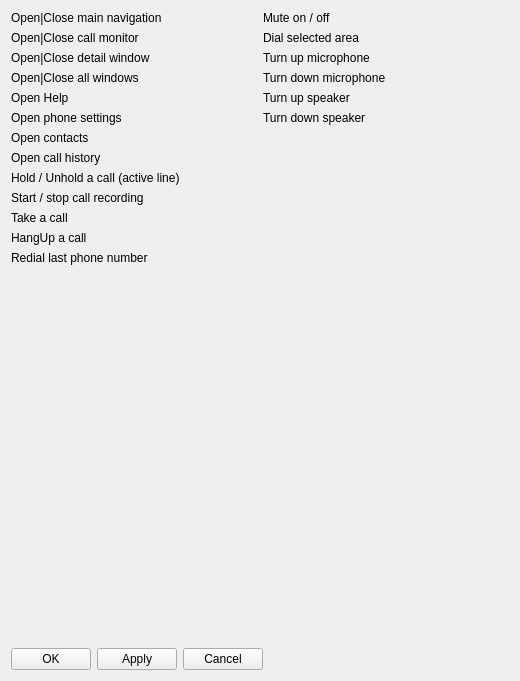
<?xml version="1.0" encoding="UTF-8"?>
<ui version="4.0">
 <class>Widget</class>
 <widget class="QWidget" name="Widget">
  <property name="geometry">
   <rect>
    <x>0</x>
    <y>0</y>
    <width>520</width>
    <height>681</height>
   </rect>
  </property>
  <property name="windowTitle">
   <string>Widget</string>
  </property>
  <layout class="QVBoxLayout" name="verticalLayout_2">
   <item>
    <layout class="QHBoxLayout" name="horizontalLayout_2">
     <item>
      <layout class="QFormLayout" name="formLayout_2">
       <item row="0" column="0">
        <widget class="QLabel" name="label">
         <property name="text">
          <string>Open|Close main navigation</string>
         </property>
        </widget>
       </item>
       <item row="0" column="1">
        <widget class="KeySequenceLineEdit" name="openCloseMainNavigationLineEdit" native="true"/>
       </item>
       <item row="1" column="0">
        <widget class="QLabel" name="label_3">
         <property name="text">
          <string>Open|Close call monitor</string>
         </property>
        </widget>
       </item>
       <item row="1" column="1">
        <widget class="KeySequenceLineEdit" name="openCloseCallMonitorLineEdit" native="true"/>
       </item>
       <item row="2" column="0">
        <widget class="QLabel" name="label_4">
         <property name="text">
          <string>Open|Close detail window</string>
         </property>
        </widget>
       </item>
       <item row="2" column="1">
        <widget class="KeySequenceLineEdit" name="openCloseDetailWindowLineEdit" native="true"/>
       </item>
       <item row="3" column="0">
        <widget class="QLabel" name="label_5">
         <property name="text">
          <string>Open|Close all windows</string>
         </property>
        </widget>
       </item>
       <item row="3" column="1">
        <widget class="KeySequenceLineEdit" name="openCloseAllWindowsLineEdit" native="true"/>
       </item>
       <item row="4" column="1">
        <widget class="KeySequenceLineEdit" name="openHelpLineEdit" native="true"/>
       </item>
       <item row="5" column="1">
        <widget class="KeySequenceLineEdit" name="openPhoneLineEdit" native="true"/>
       </item>
       <item row="6" column="1">
        <widget class="KeySequenceLineEdit" name="openContactsLineEdit" native="true"/>
       </item>
       <item row="7" column="1">
        <widget class="KeySequenceLineEdit" name="openCallHisotryLineEdit" native="true"/>
       </item>
       <item row="8" column="1">
        <widget class="KeySequenceLineEdit" name="holdUnholdCallLineEdit" native="true"/>
       </item>
       <item row="9" column="1">
        <widget class="KeySequenceLineEdit" name="startStopCallRecordingLineEdit" native="true"/>
       </item>
       <item row="4" column="0">
        <widget class="QLabel" name="label_6">
         <property name="text">
          <string>Open Help</string>
         </property>
        </widget>
       </item>
       <item row="5" column="0">
        <widget class="QLabel" name="label_7">
         <property name="text">
          <string>Open phone settings</string>
         </property>
        </widget>
       </item>
       <item row="6" column="0">
        <widget class="QLabel" name="label_8">
         <property name="text">
          <string>Open contacts</string>
         </property>
        </widget>
       </item>
       <item row="7" column="0">
        <widget class="QLabel" name="label_9">
         <property name="text">
          <string>Open call history</string>
         </property>
        </widget>
       </item>
       <item row="8" column="0">
        <widget class="QLabel" name="label_10">
         <property name="text">
          <string>Hold / Unhold a call (active line)</string>
         </property>
        </widget>
       </item>
       <item row="9" column="0">
        <widget class="QLabel" name="label_11">
         <property name="text">
          <string>Start / stop call recording</string>
         </property>
        </widget>
       </item>
       <item row="10" column="0">
        <widget class="QLabel" name="label_12">
         <property name="text">
          <string>Take a call</string>
         </property>
        </widget>
       </item>
       <item row="11" column="0">
        <widget class="QLabel" name="label_13">
         <property name="text">
          <string>HangUp a call</string>
         </property>
        </widget>
       </item>
       <item row="12" column="0">
        <widget class="QLabel" name="label_14">
         <property name="text">
          <string>Redial last phone number</string>
         </property>
        </widget>
       </item>
       <item row="10" column="1">
        <widget class="KeySequenceLineEdit" name="takeCallLineEdit" native="true"/>
       </item>
       <item row="11" column="1">
        <widget class="KeySequenceLineEdit" name="hangUpCallLineEdit" native="true"/>
       </item>
       <item row="12" column="1">
        <widget class="KeySequenceLineEdit" name="redialLastPhoneNumberLineEdit" native="true"/>
       </item>
      </layout>
     </item>
     <item>
      <layout class="QFormLayout" name="formLayout">
       <item row="0" column="0">
        <widget class="QLabel" name="label_2">
         <property name="text">
          <string>Mute on / off</string>
         </property>
        </widget>
       </item>
       <item row="0" column="1">
        <widget class="KeySequenceLineEdit" name="muteOnOffLineEdit" native="true"/>
       </item>
       <item row="1" column="0">
        <widget class="QLabel" name="label_15">
         <property name="text">
          <string>Dial selected area</string>
         </property>
        </widget>
       </item>
       <item row="2" column="0">
        <widget class="QLabel" name="label_16">
         <property name="text">
          <string>Turn up microphone</string>
         </property>
        </widget>
       </item>
       <item row="3" column="0">
        <widget class="QLabel" name="label_17">
         <property name="text">
          <string>Turn down microphone</string>
         </property>
        </widget>
       </item>
       <item row="4" column="0">
        <widget class="QLabel" name="label_18">
         <property name="text">
          <string>Turn up speaker</string>
         </property>
        </widget>
       </item>
       <item row="5" column="0">
        <widget class="QLabel" name="label_19">
         <property name="text">
          <string>Turn down speaker</string>
         </property>
        </widget>
       </item>
       <item row="1" column="1">
        <widget class="KeySequenceLineEdit" name="dialSelectedAreaLineEdit" native="true"/>
       </item>
       <item row="2" column="1">
        <widget class="KeySequenceLineEdit" name="turnUpMicrophoneLineEdit" native="true"/>
       </item>
       <item row="3" column="1">
        <widget class="KeySequenceLineEdit" name="turnDownMicrophoneLineEdit" native="true"/>
       </item>
       <item row="4" column="1">
        <widget class="KeySequenceLineEdit" name="turnUpSpeakerLineEdit" native="true"/>
       </item>
       <item row="5" column="1">
        <widget class="KeySequenceLineEdit" name="turnDownSpeakerLineEdit" native="true"/>
       </item>
      </layout>
     </item>
    </layout>
   </item>
   <item>
    <layout class="QHBoxLayout" name="horizontalLayout_3">
     <item>
      <widget class="QPushButton" name="okButton">
       <property name="text">
        <string>OK</string>
       </property>
      </widget>
     </item>
     <item>
      <widget class="QPushButton" name="applyButton">
       <property name="text">
        <string>Apply</string>
       </property>
      </widget>
     </item>
     <item>
      <widget class="QPushButton" name="cancelButton">
       <property name="text">
        <string>Cancel</string>
       </property>
      </widget>
     </item>
     <item>
      <spacer name="horizontalSpacer">
       <property name="orientation">
        <enum>Qt::Horizontal</enum>
       </property>
       <property name="sizeHint" stdset="0">
        <size>
         <width>40</width>
         <height>20</height>
        </size>
       </property>
      </spacer>
     </item>
    </layout>
   </item>
  </layout>
 </widget>
 <layoutdefault spacing="6" margin="11"/>
 <customwidgets>
  <customwidget>
   <class>KeySequenceLineEdit</class>
   <extends>QWidget</extends>
   <header location="global">KeySequenceLineEdit.h</header>
  </customwidget>
 </customwidgets>
 <resources/>
 <connections/>
</ui>
